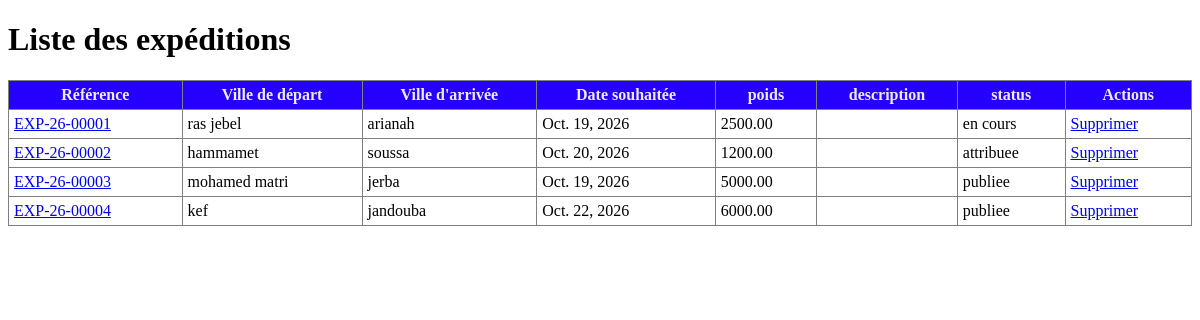
The app's page /expeditions/list/, older data.
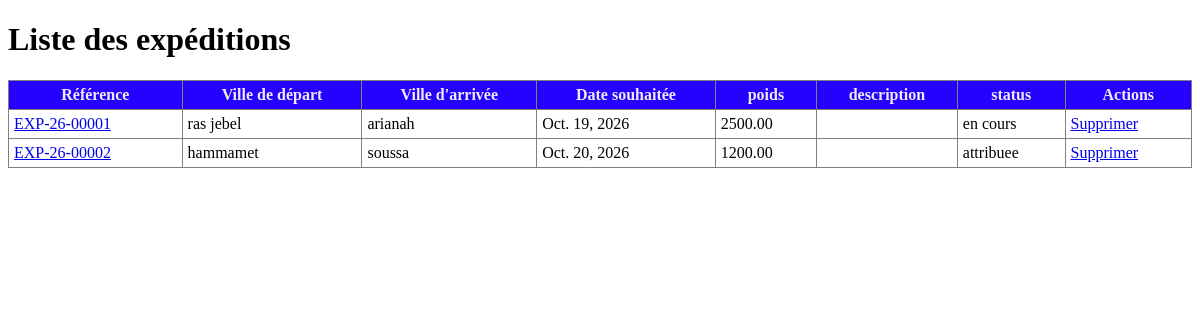
The same page, newer data.
### ExpeditionsApp/models.py (models this page shows, shortened)
class Expedition(models.Model):
    reference = models.CharField(max_length=20, unique=True)
    ville_depart = models.CharField(max_length=100)
    ville_arrivee = models.CharField(max_length=100)
    poids_kg = models.DecimalField(max_digits=10, decimal_places=2, null=False,validators=[MinValueValidator(0.01, "Le poids doit être supérieur à zéro")])
    date_souhaitee = models.DateField()
    description = models.TextField(blank=True, null=True)
    statut=models.CharField(max_length=20,choices=[ ('publiee','Publiee'), ('attribuee','Attribuee'), ('en cours','En Cours'), ('terminee','Terminee') ],default='publiee')
    created_at = models.DateTimeField(auto_now_add=True)
    updated_at = models.DateTimeField(auto_now=True)
    entreprise = models.ForeignKey(Entreprise, on_delete=models.CASCADE, related_name='expeditions')

### ExpeditionsApp/views.py (the view)
# urls.py: path('list/',listExpeditions, name='list'),
def listExpeditions(request):
    list=Expedition.objects.all()
    return render(request,'expedition/list.html',{"liste":list})

### templates/expedition/list.html (shortened to what this page needs)
<!DOCTYPE html>
<html lang="en">
<head>
</head>
<body>
    <h1>Liste des expéditions</h1>
    <table border="1" cellpadding="5" cellspacing="0" style="border-collapse: collapse; width: 100%;" style=" color: #fc0000; font-family: Arial, sans-serif; font-size: 14px;">
        <thead style="background-color: #2600ff; color: #eeebf4; font-weight: bold;">
            <tr>
                <th>Référence</th>
                <th>Ville de départ</th>
                <th>Ville d'arrivée</th>
                <th>Date souhaitée</th>
                <th>poids</th>
                <th>description</th>
                <th>status</th>
                <th>Actions</th>
            </tr>
        </thead>
        <tbody>
            {% for expedition in liste %}
                <tr>
                    <td><a href="{% url 'detail' expedition.pk %}">{{ expedition.reference }}</a></td>
                    <td>{{ expedition.ville_depart }}</td>
                    <td>{{ expedition.ville_arrivee }}</td>
                    <td>{{ expedition.date_souhaitee }}</td>
                    <td>{{ expedition.poids_kg }}</td>
                    <td>{{ expedition.description }}</td>
                    <td>{{ expedition.statut }}</td>
                    <td><a href="{% url 'delete' expedition.pk %}">Supprimer</a> </td>
                </tr>
            {% empty %}
                <tr>
                    <td colspan="4">No expeditions available.</td>
                </tr>
            {% endfor %}
        </tbody>
    </table>
</body>
</html>

Row changes from the older to the newer data that the page shows:
removed Expedition: reference "EXP-26-00003", ville_depart "mohamed matri", ville_arrivee "jerba", date_souhaitee "Oct. 19, 2026", poids_kg "5000.00", statut "publiee"
removed Expedition: reference "EXP-26-00004", ville_depart "kef", ville_arrivee "jandouba", date_souhaitee "Oct. 22, 2026", poids_kg "6000.00", statut "publiee"
